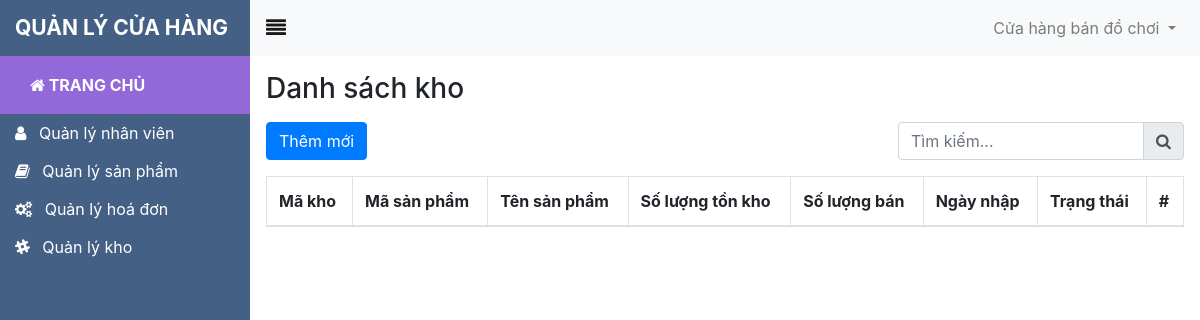
The page /Layout/stock-list.php (signed in) on the database as committed earlier.
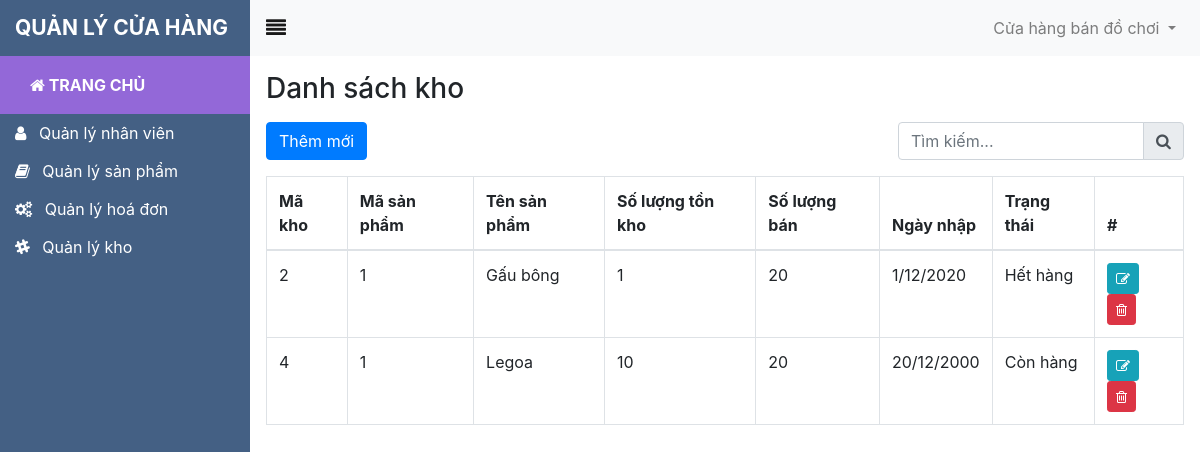
The same page on the database as committed later.
### tables this page shows
CREATE TABLE `kho` (
  `MaKho` int(11) NOT NULL,
  `MaSP` int(11) NOT NULL,
  `TenSP` varchar(50) NOT NULL,
  `SLTonKho` int(11) NOT NULL,
  `SLBan` int(11) DEFAULT NULL,
  `NgayNhap` varchar(12) NOT NULL,
  `TrangThai` varchar(15) DEFAULT NULL
);

### db.php (called while the page is built, shortened)
<?php
	function open_db(){
		$conn = new mysqli(HOST, USER, PASS, DB);
		return $conn;
	}
	function load_table_stock(){
		$sql = 'SELECT * FROM kho WHERE 1';
		$conn = open_db();
		$result = $conn->query($sql);
		if ($result->num_rows > 0) {
			return $result;
		}
		else{
			return;
		}
	}
 ?>

### Layout/stock-list.php (the view, shortened to what the changed rows need)
<?php
require_once $_SERVER['DOCUMENT_ROOT'].'/CNPM/db.php';
?>
<!DOCTYPE html>
<html>
<head>
    <link rel="stylesheet" href="https://maxcdn.bootstrapcdn.com/font-awesome/4.7.0/css/font-awesome.min.css">
    <link rel="stylesheet" href="./css/bootstrap.min.css">
    <link rel="stylesheet" href='./css/style.css'>
</head>
<body>
    <div class="d-flex justify-content-between">
        <div id="admin-wrapper">
            <section id="admin-content" class="p-3">
                <table class="table table-bordered table-hover mt-3">
                    <thead>
                        <tr>
                            <th>Mã kho</th>
                            <th>Mã sản phẩm</th>
                            <th>Tên sản phẩm</th>
                            <th>Số lượng tồn kho</th>
                            <th>Số lượng bán</th>
                            <th>Ngày nhập</th>
                            <th>Trạng thái</th>
                            <th>#</th>
                        </tr>
                    </thead>
                    <tbody>
                        <?php
                            $result = load_table_stock();
                            if(!empty($result)){
                                while ($row = $result->fetch_assoc()) {
                                    $id_stock = $row['MaKho'];
                                    $id_product = $row['MaSP'];
                                    $pruduct_name = $row['TenSP'];
                                    $quantity = $row['SLTonKho'];
                                    $quantity_sell = $row['SLBan'];
                                    $date = $row['NgayNhap'];
                                    $status = $row['TrangThai'];
                        ?>
                        <tr>
                            <td><?= $id_stock ?></td>
                            <td><?= $id_product ?></td>
                            <td><?= $pruduct_name ?></td>
                            <td><?= $quantity ?></td>
                            <td><?= $quantity_sell ?></td>
                            <td><?= $date ?></td>
                            <td><?= $status ?></td>
                            <td>
                                <a href="stock-edit.php?id=<?=$id_stock?>" class="btn btn-sm btn-info">
                                    <i class="fa fa-pencil-square-o"></i>
                                </a>
                                <a href="stock-remove.php?id=<?=$id_stock?>" class="btn btn-sm btn-danger">
                                    <i class="fa fa-trash-o"></i>
                                </a>
                            </td>
                        </tr>
                        <?php
                                }
                            }
                         ?>
                    </tbody>
                </table>
            </section>
        </div>
    </div>
</body>
</html>

Rows that differ between the two databases and show on the page:
added kho: MaKho "2", MaSP "1", TenSP "Gấu bông", SLTonKho "1", SLBan "20", NgayNhap "1/12/2020", TrangThai "Hết hàng"
added kho: MaKho "4", MaSP "1", TenSP "Legoa", SLTonKho "10", SLBan "20", NgayNhap "20/12/2000", TrangThai "Còn hàng"
